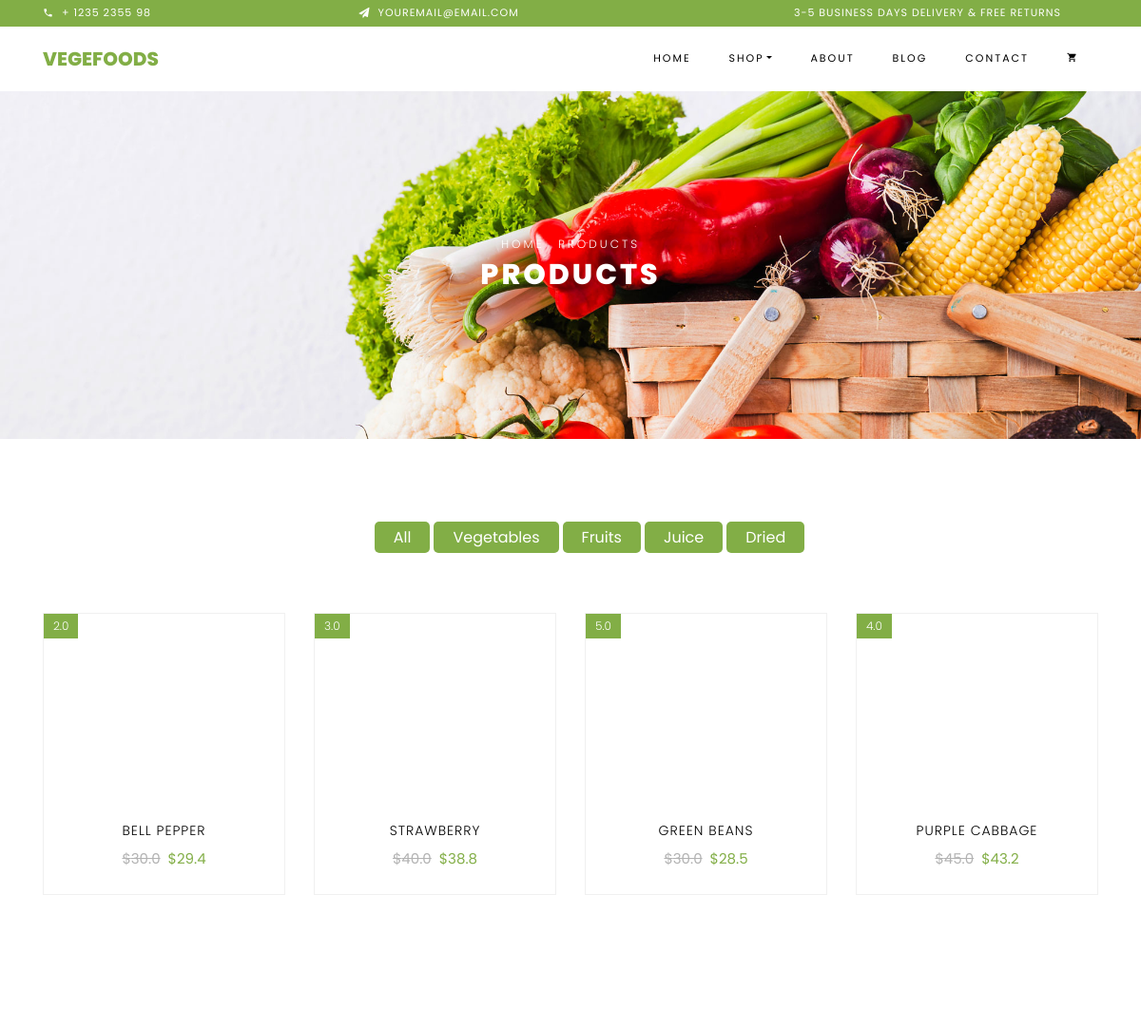
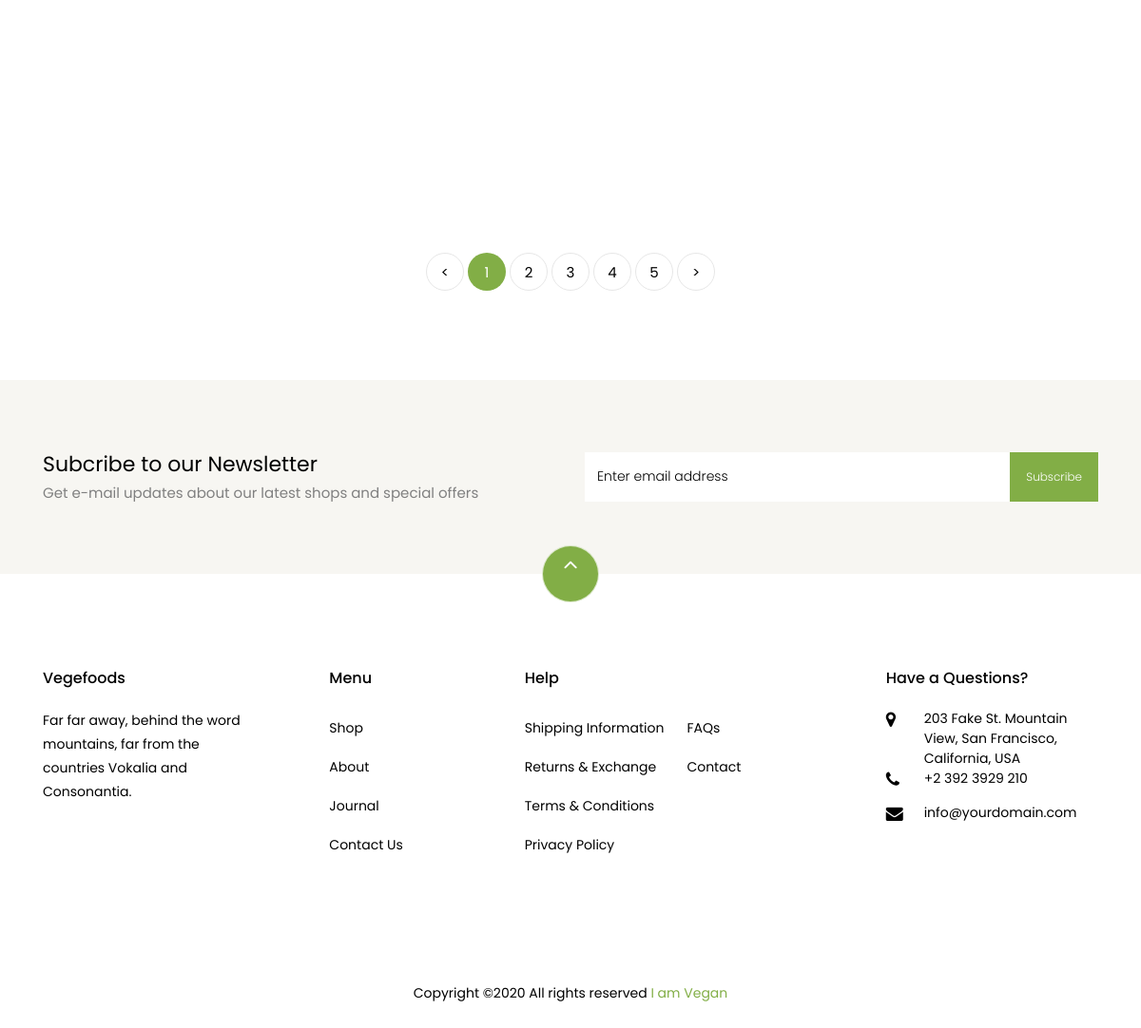
The app's page /shop/ with its own data (2 pictures, top to bottom).
### iamvegan/models.py (models this page shows)
class Product(models.Model):
    name = models.CharField(max_length=200)
    price = models.FloatField()
    discounted_price = models.FloatField()
    category = models.CharField(max_length=7, choices=CATEGORY_CHOICES)
    label = models.CharField(max_length=10, choices=LABEL_CHOICES)
    image = models.ImageField(upload_to='')
    quantity = models.IntegerField(default=1)
    afterdiscount = ComputedFloatField(default=0, compute_from='calculation1')
    totalprice = ComputedFloatField(default=0, compute_from='calculation2')
    taxes = models.FloatField()
    @property
    def calculation1(self):
        return self.price - (self.discounted_price / 100) * self.price
    @property
    def calculation2(self):
        return self.price * self.quantity + self.taxes

### iamvegan/views.py (the view)
# urls.py: path('shop/', views.shop, name='shop'),
def shop(request):
    product_object3 = Product.objects.all()
    return render(request, "Iamvegan/shop.html", {'product_object3': product_object3})

### templates/Iamvegan/shop.html (shortened to what this page needs)
{% extends "Iamvegan/basetemplate.html" %}
{% block body %}
    <div class="hero-wrap hero-bread" style="background-image: url('/static/images/bg_1.jpg');">
        <div class="container">
            <div class="row no-gutters slider-text align-items-center justify-content-center">
                <div class="col-md-9 animate text-center">
                    <p class="breadcrumbs"><span class="mr-2"><a href="{% url 'homepage' %}">Home</a></span> <span>Products</span>
                    </p>
                    <h1 class="mb-0 bread">Products</h1>
                </div>
            </div>
        </div>
    </div>
    <section class="ftco-section">
        <div class="container">
            <div class="row justify-content-center">
                <div class="col-md-10 mb-5 text-center">
                    <ul class="product-category">
                        <li><a href="{% url 'shop' %}" class="active">All</a></li>
                        <li><a href="{% url 'vegetables' %}" class="active">Vegetables</a></li>
                        <li><a href="{% url 'fruits' %}" class="active">Fruits</a></li>
                        <li><a href="{% url 'juices' %}" class="active">Juice</a></li>
                        <li><a href="{% url 'dries' %}" class="active">Dried</a></li>
                    </ul>
                </div>
            </div>
            <div class="row">
                {% for product in product_object3 %}
                    <div class="col-md-6 col-lg-3 ftco-animate">
                        <div class="product">
                            <a href="{% url 'product' product.id %}" class="img-prod"><img class="img-fluid"
                                <span class="status">{{ product.discounted_price }}</span>
                            </a>
                            <div class="text py-3 pb-4 px-3 text-center">
                                <h3><a href="#">{{ product.name }}</a></h3>
                                <div class="d-flex">
                                    <div class="pricing">
                                        <p class="price"><span class="mr-2 price-dc">${{ product.price }}</span><span
                                                class="price-sale">${{ product.afterdiscount }}</span></p>
                                    </div>
                                </div>
                            </div>
                        </div>
                    </div>
                {% endfor %}
            </div>
            <div class="row mt-5">
                <div class="col text-center">
                    <div class="block-27">
                        <ul>
                            <li><a href="#">&lt;</a></li>
                            <li class="active"><span>1</span></li>
                            <li><a href="#">2</a></li>
                            <li><a href="#">3</a></li>
                            <li><a href="#">4</a></li>
                            <li><a href="#">5</a></li>
                            <li><a href="#">&gt;</a></li>
                        </ul>
                    </div>
                </div>
            </div>
        </div>
    </section>
    <section class="ftco-section ftco-no-pt ftco-no-pb py-5 bg-light">
        <div class="container py-4">
            <div class="row d-flex justify-content-center py-5">
                <div class="col-md-6">
                    <h2 style="font-size: 22px;" class="mb-0">Subcribe to our Newsletter</h2>
                    <span>Get e-mail updates about our latest shops and special offers</span>
                </div>
                <div class="col-md-6 d-flex align-items-center">
                    <form action="#" class="subscribe-form">
                        <div class="form-group d-flex">
                            <input type="text" class="form-control" placeholder="Enter email address">
                            <input type="submit" value="Subscribe" class="submit px-3">
                        </div>
                    </form>
                </div>
            </div>
        </div>
    </section>
{% endblock %}

### templates/Iamvegan/basetemplate.html (shortened to what this page needs)
{% load static %}
<!DOCTYPE html>
<html lang="en">
<head>
    <link rel="stylesheet" href="{% static '/css/open-iconic-bootstrap.min.css' %}">
    <link rel="stylesheet" href="{% static '/css/animate.css' %}">
    <link rel="stylesheet" href="{% static '/css/owl.carousel.min.css' %}">
    <link rel="stylesheet" href="{% static '/css/owl.theme.default.min.css' %}">
    <link rel="stylesheet" href="{% static '/css/magnific-popup.css' %}">
    <link rel="stylesheet" href="{% static '/css/aos.css' %}">
    <link rel="stylesheet" href="{% static '/css/ionicons.min.css' %}">
    <link rel="stylesheet" href="{% static '/css/bootstrap-datepicker.css' %}">
    <link rel="stylesheet" href="{% static '/css/jquery.timepicker.css' %}">
    <link rel="stylesheet" href="{% static '/css/flaticon.css' %}">
    <link rel="stylesheet" href="{% static '/css/icomoon.css' %}">
    <link rel="stylesheet" href="{% static '/css/style.css' %}">
</head>
<body class="goto-here">
<div class="py-1 bg-primary">
    <div class="container">
        <div class="row no-gutters d-flex align-items-start align-items-center px-md-0">
            <div class="col-lg-12 d-block">
                <div class="row d-flex">
                    <div class="col-md pr-4 d-flex topper align-items-center">
                        <div class="icon mr-2 d-flex justify-content-center align-items-center"><span
                                class="icon-phone2"></span></div>
                        <span class="text">+ 1235 2355 98</span>
                    </div>
                    <div class="col-md pr-4 d-flex topper align-items-center">
                        <div class="icon mr-2 d-flex justify-content-center align-items-center"><span
                                class="icon-paper-plane"></span></div>
                        <span class="text">youremail@email.com</span>
                    </div>
                    <div class="col-md-5 pr-4 d-flex topper align-items-center text-lg-right">
                        <span class="text">3-5 Business days delivery &amp; Free Returns</span>
                    </div>
                </div>
            </div>
        </div>
    </div>
</div>
<nav class="navbar navbar-expand-lg navbar-dark ftco_navbar bg-dark ftco-navbar-light" id="ftco-navbar">
    <div class="container">
        <a class="navbar-brand" href="index.html">Vegefoods</a>
        <div class="collapse navbar-collapse" id="ftco-nav">
            <ul class="navbar-nav ml-auto">
                <li class="nav-item active"><a href="{% url 'homepage' %}" class="nav-link">Home</a></li>
                <li class="nav-item dropdown">
                    <a class="nav-link dropdown-toggle" href="#" id="dropdown04" data-toggle="dropdown"
                       aria-haspopup="true" aria-expanded="false">Shop</a>
                </li>
                <li class="nav-item"><a href="{% url 'aboutpage' %}" class="nav-link">About</a></li>
                <li class="nav-item"><a href="{% url 'blogpage' %}" class="nav-link">Blog</a></li>
                <li class="nav-item"><a href="{% url 'contact' %}" class="nav-link">Contact</a></li>
                <li class="nav-item cta cta-colored"><a href="{% url 'checkout' %}" class="nav-link"><span
                        class="icon-shopping_cart"></span>{{ product_object.count }}</a></li>
            </ul>
        </div>
    </div>
</nav>
{% block body %}
{% endblock %}
<footer class="ftco-footer ftco-section">
    <div class="container">
        <div class="row">
            <div class="mouse">
                <a href="#" class="mouse-icon">
                    <div class="mouse-wheel"><span class="ion-ios-arrow-up"></span></div>
                </a>
            </div>
        </div>
        <div class="row mb-5">
            <div class="col-md">
                <div class="ftco-footer-widget mb-4">
                    <h2 class="ftco-heading-2">Vegefoods</h2>
                    <p>Far far away, behind the word mountains, far from the countries Vokalia and Consonantia.</p>
                    <ul class="ftco-footer-social list-unstyled float-md-left float-lft mt-5">
                    </ul>
                </div>
            </div>
            <div class="col-md">
                <div class="ftco-footer-widget mb-4 ml-md-5">
                    <h2 class="ftco-heading-2">Menu</h2>
                    <ul class="list-unstyled">
                        <li><a href="#" class="py-2 d-block">Shop</a></li>
                        <li><a href="#" class="py-2 d-block">About</a></li>
                        <li><a href="#" class="py-2 d-block">Journal</a></li>
                        <li><a href="#" class="py-2 d-block">Contact Us</a></li>
                    </ul>
                </div>
            </div>
            <div class="col-md-4">
                <div class="ftco-footer-widget mb-4">
                    <h2 class="ftco-heading-2">Help</h2>
                    <div class="d-flex">
                        <ul class="list-unstyled mr-l-5 pr-l-3 mr-4">
                            <li><a href="#" class="py-2 d-block">Shipping Information</a></li>
                            <li><a href="#" class="py-2 d-block">Returns &amp; Exchange</a></li>
                            <li><a href="#" class="py-2 d-block">Terms &amp; Conditions</a></li>
                            <li><a href="#" class="py-2 d-block">Privacy Policy</a></li>
                        </ul>
                        <ul class="list-unstyled">
                            <li><a href="#" class="py-2 d-block">FAQs</a></li>
                            <li><a href="#" class="py-2 d-block">Contact</a></li>
                        </ul>
                    </div>
                </div>
            </div>
            <div class="col-md">
                <div class="ftco-footer-widget mb-4">
                    <h2 class="ftco-heading-2">Have a Questions?</h2>
                    <div class="block-23 mb-3">
                        <ul>
                            <li><span class="icon icon-map-marker"></span><span class="text">203 Fake St. Mountain View, San Francisco, California, USA</span>
                            </li>
                            <li><a href="#"><span class="icon icon-phone"></span><span
                                    class="text">+2 392 3929 210</span></a></li>
                            <li><a href="#"><span class="icon icon-envelope"></span><span class="text">info@yourdomain.com</span></a>
                            </li>
                        </ul>
                    </div>
                </div>
            </div>
        </div>
        <div class="row">
            <div class="col-md-12 text-center">
                Copyright &copy;<script>document.write(new Date().getFullYear());</script>
                All rights reserved <a href="" target="_blank">I am Vegan</a>
            </div>
        </div>
    </div>
</footer>
</body>
</html>

### iamvegan/static/css/icomoon.css (style rules this page uses)
[class^="icon-"], [class*=" icon-"] { font-family: 'icomoon' !important; speak: none; font-style: normal; font-weight: normal; font-variant: normal; text-transform: none; line-height: 1; -webkit-font-smoothing: antialiased; -moz-osx-font-smoothing: grayscale; }
.icon-map-marker:before { content: "\f041"; }
.icon-phone:before { content: "\f095"; }
.icon-envelope:before { content: "\f0e0"; }
.icon-paper-plane:before { content: "\f1d8"; }
.icon-phone2:before { content: "\e0cd"; }
.icon-shopping_cart:before { content: "\e8cc"; }

### records on screen
Product: discounted_price "2.0", name "BELL PEPPER", price "30.0", afterdiscount "29.4"
Product: discounted_price "3.0", name "STRAWBERRY", price "40.0", afterdiscount "38.8"
Product: discounted_price "5.0", name "GREEN BEANS", price "30.0", afterdiscount "28.5"
Product: discounted_price "4.0", name "PURPLE CABBAGE", price "45.0", afterdiscount "43.2"
